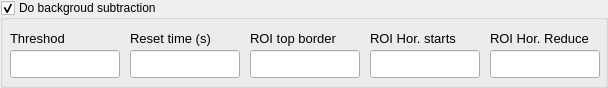
    <widget class="QGroupBox" name="cam_group_back_sub">
     <property name="geometry">
      <rect>
       <x>380</x>
       <y>170</y>
       <width>608</width>
       <height>88</height>
      </rect>
     </property>
     <property name="title">
      <string>Do backgroud subtraction</string>
     </property>
     <property name="checkable">
      <bool>true</bool>
     </property>
     <widget class="QLineEdit" name="cam_back_sub_roi_x_res_reduction">
      <property name="geometry">
       <rect>
        <x>490</x>
        <y>50</y>
        <width>110</width>
        <height>28</height>
       </rect>
      </property>
      <property name="font">
       <font>
        <family>Arial</family>
        <pointsize>10</pointsize>
        <weight>50</weight>
        <bold>false</bold>
       </font>
      </property>
      <property name="text">
       <string/>
      </property>
     </widget>
     <widget class="QLabel" name="label_11">
      <property name="geometry">
       <rect>
        <x>490</x>
        <y>30</y>
        <width>110</width>
        <height>17</height>
       </rect>
      </property>
      <property name="font">
       <font>
        <family>Arial</family>
        <pointsize>10</pointsize>
        <weight>50</weight>
        <italic>false</italic>
        <bold>false</bold>
       </font>
      </property>
      <property name="text">
       <string>ROI Hor. Reduce</string>
      </property>
     </widget>
     <widget class="QLineEdit" name="cam_back_sub_thresh_num">
      <property name="geometry">
       <rect>
        <x>10</x>
        <y>50</y>
        <width>110</width>
        <height>28</height>
       </rect>
      </property>
      <property name="font">
       <font>
        <family>Arial</family>
        <pointsize>10</pointsize>
        <weight>50</weight>
        <bold>false</bold>
       </font>
      </property>
      <property name="text">
       <string/>
      </property>
     </widget>
     <widget class="QLineEdit" name="cam_back_sub_roi_top_border">
      <property name="geometry">
       <rect>
        <x>250</x>
        <y>50</y>
        <width>110</width>
        <height>28</height>
       </rect>
      </property>
      <property name="font">
       <font>
        <family>Arial</family>
        <pointsize>10</pointsize>
        <weight>50</weight>
        <bold>false</bold>
       </font>
      </property>
      <property name="text">
       <string/>
      </property>
     </widget>
     <widget class="QLabel" name="label_12">
      <property name="geometry">
       <rect>
        <x>370</x>
        <y>30</y>
        <width>90</width>
        <height>17</height>
       </rect>
      </property>
      <property name="font">
       <font>
        <family>Arial</family>
        <pointsize>10</pointsize>
        <weight>50</weight>
        <italic>false</italic>
        <bold>false</bold>
       </font>
      </property>
      <property name="text">
       <string>ROI Hor. starts</string>
      </property>
     </widget>
     <widget class="QLabel" name="label_13">
      <property name="geometry">
       <rect>
        <x>10</x>
        <y>30</y>
        <width>70</width>
        <height>17</height>
       </rect>
      </property>
      <property name="font">
       <font>
        <family>Arial</family>
        <pointsize>10</pointsize>
        <weight>50</weight>
        <italic>false</italic>
        <bold>false</bold>
       </font>
      </property>
      <property name="text">
       <string>Threshod</string>
      </property>
     </widget>
     <widget class="QLabel" name="label_14">
      <property name="geometry">
       <rect>
        <x>250</x>
        <y>30</y>
        <width>90</width>
        <height>17</height>
       </rect>
      </property>
      <property name="font">
       <font>
        <family>Arial</family>
        <pointsize>10</pointsize>
        <weight>50</weight>
        <italic>false</italic>
        <bold>false</bold>
       </font>
      </property>
      <property name="text">
       <string>ROI top border</string>
      </property>
     </widget>
     <widget class="QLineEdit" name="cam_back_sub_roi_x_start">
      <property name="geometry">
       <rect>
        <x>370</x>
        <y>50</y>
        <width>110</width>
        <height>28</height>
       </rect>
      </property>
      <property name="font">
       <font>
        <family>Arial</family>
        <pointsize>10</pointsize>
        <weight>50</weight>
        <bold>false</bold>
       </font>
      </property>
      <property name="text">
       <string/>
      </property>
     </widget>
     <widget class="QLineEdit" name="cam_roi_reset_millis">
      <property name="geometry">
       <rect>
        <x>130</x>
        <y>50</y>
        <width>110</width>
        <height>28</height>
       </rect>
      </property>
      <property name="font">
       <font>
        <family>Arial</family>
        <pointsize>10</pointsize>
        <weight>50</weight>
        <bold>false</bold>
       </font>
      </property>
      <property name="text">
       <string/>
      </property>
     </widget>
     <widget class="QLabel" name="label_15">
      <property name="geometry">
       <rect>
        <x>130</x>
        <y>30</y>
        <width>108</width>
        <height>17</height>
       </rect>
      </property>
      <property name="font">
       <font>
        <family>Arial</family>
        <pointsize>10</pointsize>
        <weight>50</weight>
        <italic>false</italic>
        <bold>false</bold>
       </font>
      </property>
      <property name="text">
       <string>Reset time (s)</string>
      </property>
     </widget>
    </widget>
